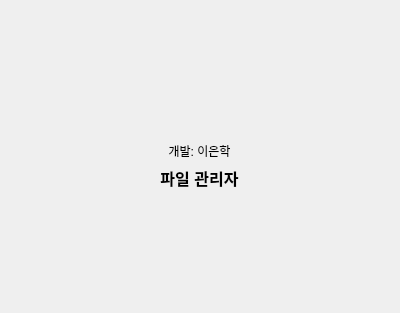
<?xml version="1.0" encoding="UTF-8"?>
<ui version="4.0">
 <class>HelpProgramInfo</class>
 <widget class="QMainWindow" name="HelpProgramInfo">
  <property name="geometry">
   <rect>
    <x>0</x>
    <y>0</y>
    <width>400</width>
    <height>313</height>
   </rect>
  </property>
  <property name="windowTitle">
   <string>프로그램 정보</string>
  </property>
  <widget class="QWidget" name="centralwidget">
   <layout class="QHBoxLayout" name="horizontalLayout">
    <item alignment="Qt::AlignHCenter|Qt::AlignVCenter">
     <widget class="QWidget" name="" native="true">
      <layout class="QVBoxLayout" name="verticalLayout">
       <property name="sizeConstraint">
        <enum>QLayout::SetDefaultConstraint</enum>
       </property>
       <item>
        <widget class="QLabel" name="label">
         <property name="text">
          <string/>
         </property>
         <property name="pixmap">
          <pixmap>../../../Pictures/jpg.jpg</pixmap>
         </property>
         <property name="scaledContents">
          <bool>false</bool>
         </property>
         <property name="alignment">
          <set>Qt::AlignCenter</set>
         </property>
         <property name="wordWrap">
          <bool>false</bool>
         </property>
        </widget>
       </item>
       <item>
        <widget class="QLabel" name="label_2">
         <property name="text">
          <string>개발: 이은학</string>
         </property>
         <property name="alignment">
          <set>Qt::AlignCenter</set>
         </property>
        </widget>
       </item>
       <item>
        <widget class="QLabel" name="label_3">
         <property name="font">
          <font>
           <pointsize>12</pointsize>
           <weight>75</weight>
           <bold>true</bold>
          </font>
         </property>
         <property name="text">
          <string>파일 관리자</string>
         </property>
         <property name="alignment">
          <set>Qt::AlignCenter</set>
         </property>
        </widget>
       </item>
      </layout>
     </widget>
    </item>
   </layout>
  </widget>
  <action name="actionCloseProgramInfo">
   <property name="text">
    <string>CloseProgramInfo</string>
   </property>
  </action>
 </widget>
 <resources/>
 <connections/>
</ui>
